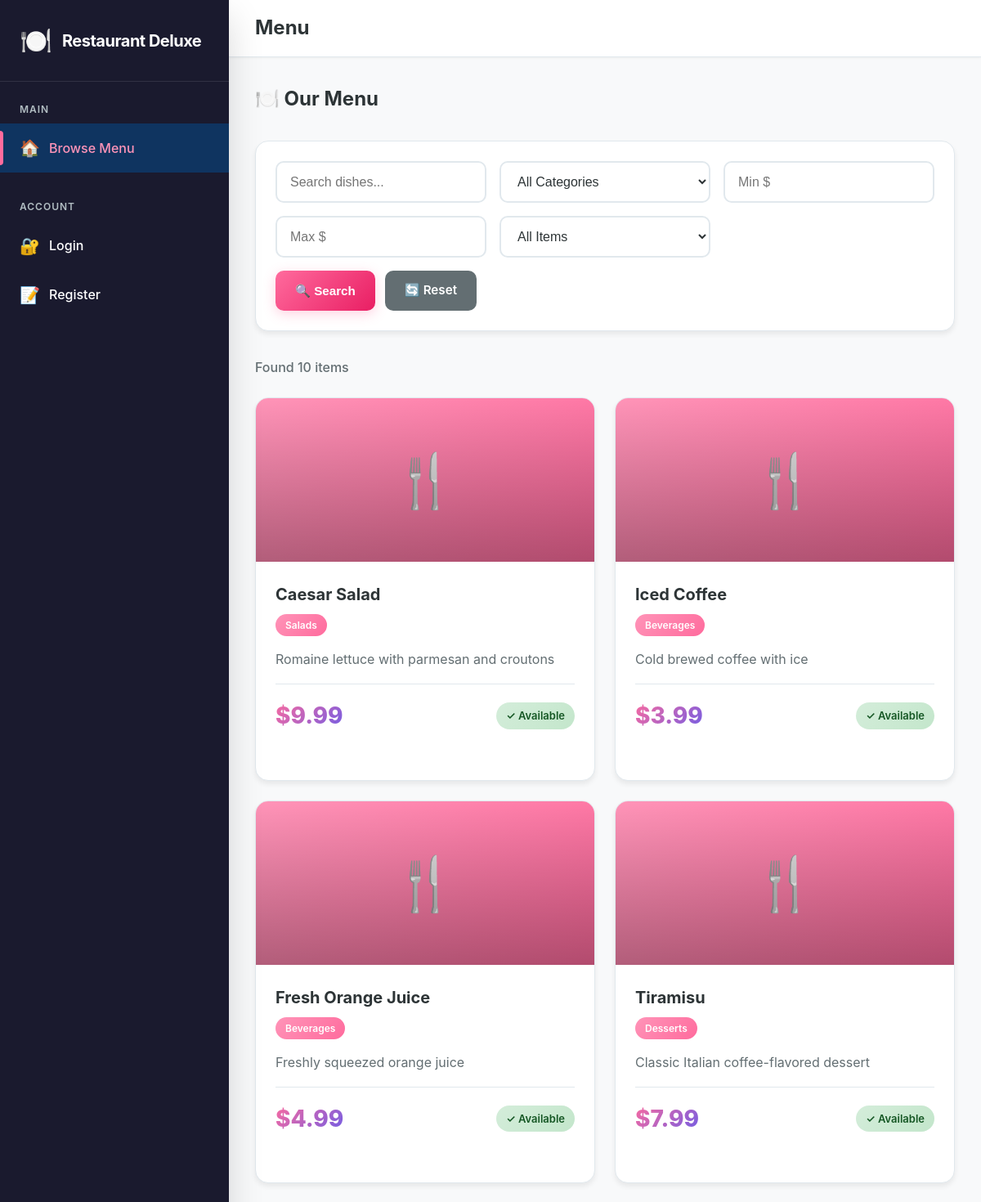
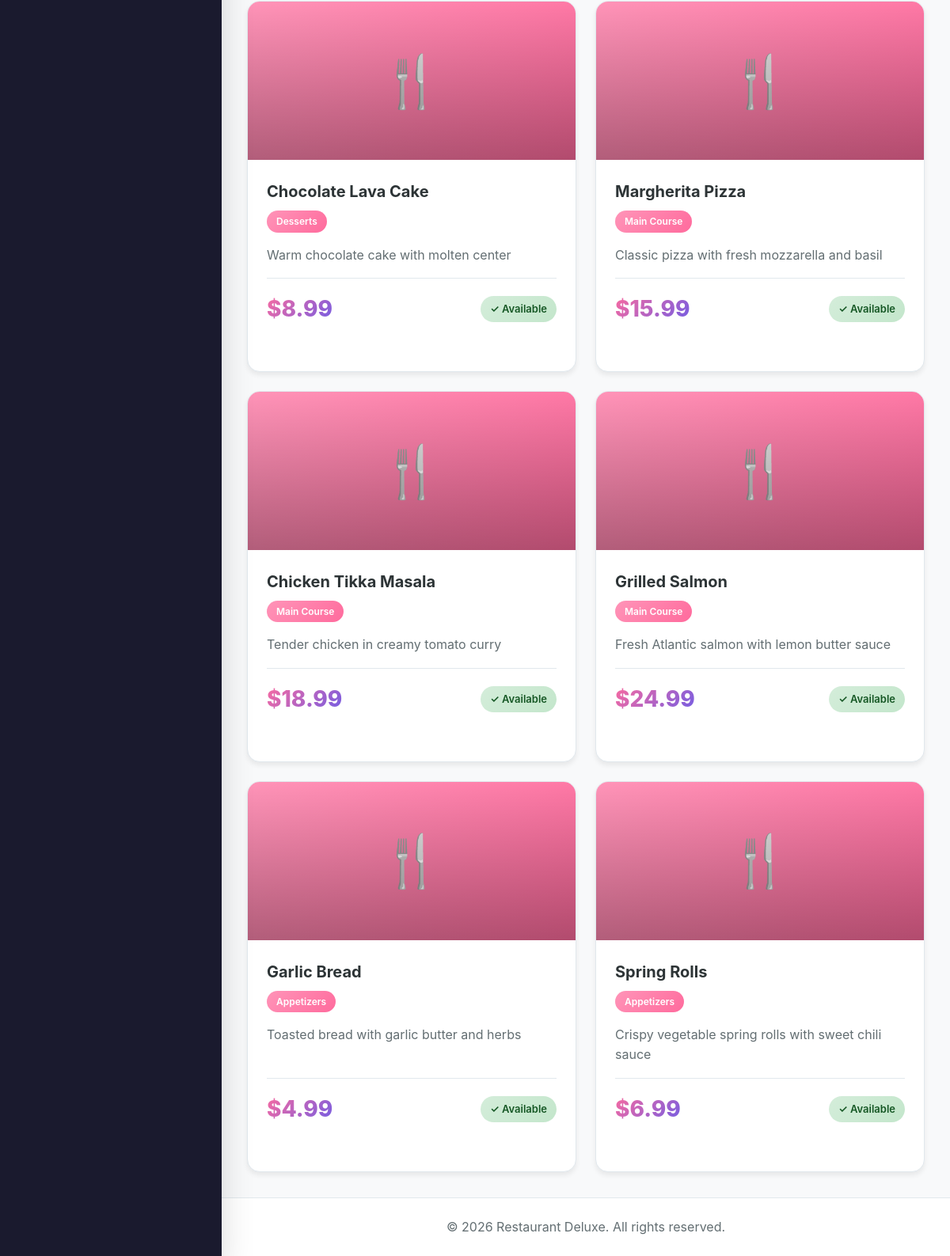
The page /public/index.php on the database its author committed (2 pictures, top to bottom).
### tables this page shows
CREATE TABLE IF NOT EXISTS menu_items (
    id INT AUTO_INCREMENT PRIMARY KEY,
    category_id INT NOT NULL,
    name VARCHAR(150) NOT NULL,
    description TEXT,
    price DECIMAL(10, 2) NOT NULL,
    cuisine VARCHAR(50),
    availability TINYINT(1) DEFAULT 1,
    image_url VARCHAR(255),
    created_at TIMESTAMP DEFAULT CURRENT_TIMESTAMP,
    updated_at TIMESTAMP DEFAULT CURRENT_TIMESTAMP ON UPDATE CURRENT_TIMESTAMP,
    FOREIGN KEY (category_id) REFERENCES categories(id) ON DELETE CASCADE,
    INDEX idx_category (category_id),
    INDEX idx_availability (availability)
);

CREATE TABLE IF NOT EXISTS categories (
    id INT AUTO_INCREMENT PRIMARY KEY,
    name VARCHAR(100) NOT NULL,
    description TEXT,
    created_at TIMESTAMP DEFAULT CURRENT_TIMESTAMP
);

### includes/functions.php (called while the page is built, shortened)
<?php
function escape($data) {
    return htmlspecialchars($data, ENT_QUOTES, 'UTF-8');
}
function isLoggedIn() {
    return isset($_SESSION['user_id']);
}
function formatPrice($price) {
    return '$' . number_format($price, 2);
}

### public/index.php (the view, shortened to what this page needs)
<?php
require_once '../config/db.php';
require_once '../includes/functions.php';
$pageTitle = 'Menu';
$sql = "SELECT menu_items.*, categories.name AS category_name
        FROM menu_items
        JOIN categories ON menu_items.category_id = categories.id
        WHERE 1=1";
$params = [];
$sql .= " ORDER BY menu_items.id DESC";
try {
    $stmt = $pdo->prepare($sql);
    $stmt->execute($params);
    $items = $stmt->fetchAll();
} catch (PDOException $e) {
    error_log($e->getMessage());
    $items = [];
    $categories = [];
}
include '../includes/header.php';
?>
<h2 style="margin-bottom: 2rem;">🍽️ Our Menu</h2>
<div class="search-form">
    <form method="GET">
        <div class="form-row">
            <input type="text" name="keyword" placeholder="Search dishes..." value="<?= escape($_GET['keyword'] ?? '') ?>">
            <select name="category_id">
                <option value="">All Categories</option>
            </select>
            <input type="number" name="min_price" placeholder="Min $" step="0.01" value="<?= escape($_GET['min_price'] ?? '') ?>">
            <input type="number" name="max_price" placeholder="Max $" step="0.01" value="<?= escape($_GET['max_price'] ?? '') ?>">
            <select name="availability">
                <option value="">All Items</option>
            </select>
        </div>
        <div class="btn-group">
            <button type="submit" class="btn btn-primary">🔍 Search</button>
            <a href="index.php" class="btn btn-secondary">🔄 Reset</a>
        </div>
    </form>
</div>
<?php if (empty($items)): ?>
    <div class="empty-state">
        <div class="empty-icon">🍽️</div>
        <p>No menu items found.</p>
        <a href="index.php" class="btn btn-primary">View All</a>
    </div>
<?php else: ?>
    <p class="results-count">Found <?= count($items) ?> item<?= count($items) != 1 ? 's' : '' ?></p>
    <div class="menu-grid">
        <?php foreach ($items as $item): ?>
            <div class="menu-card">
                <div class="menu-card-image">
                    🍴
                </div>
                <div class="menu-card-content">
                    <h3><?= escape($item['name']) ?></h3>
                    <div class="category"><?= escape($item['category_name']) ?></div>
                    <?php if ($item['description']): ?>
                        <p><?= escape($item['description']) ?></p>
                    <?php endif; ?>
                    <div class="price-status">
                        <span class="price"><?= formatPrice($item['price']) ?></span>
                        <span class="badge <?= $item['availability'] ? 'badge-success' : 'badge-danger' ?>">
                            <?= $item['availability'] ? '✓ Available' : '✗ Unavailable' ?>
                        </span>
                    </div>
                </div>
            </div>
        <?php endforeach; ?>
    </div>
<?php endif; ?>
<?php include '../includes/footer.php'; ?>

### includes/header.php (shortened to what this page needs)
<?php
require_once __DIR__ . '/../includes/functions.php';
?>
<!DOCTYPE html>
<html lang="en">
<head>
    <link rel="stylesheet" href="assets/css/style.css">
</head>
<body>
    <aside class="sidebar" id="sidebar">
        <div class="sidebar-header">
            <div class="logo">
                <span class="logo-icon">🍽️</span>
                <h1>Restaurant Deluxe</h1>
            </div>
        </div>
        <nav class="sidebar-nav">
            <div class="nav-section">
                <span class="nav-section-title">Main</span>
                <a href="index.php" class="nav-item <?= basename($_SERVER['PHP_SELF']) == 'index.php' ? 'active' : '' ?>">
                    <span class="nav-icon">🏠</span>
                    <span class="nav-text">Browse Menu</span>
                </a>
            </div>
            <div class="nav-section">
                <span class="nav-section-title">Account</span>
                <?php if (isLoggedIn()): ?>
                    <a href="logout.php" class="nav-item">
                        <span class="nav-icon">🚪</span>
                        <span class="nav-text">Logout</span>
                    </a>
                <?php else: ?>
                    <a href="login.php" class="nav-item <?= basename($_SERVER['PHP_SELF']) == 'login.php' ? 'active' : '' ?>">
                        <span class="nav-icon">🔐</span>
                        <span class="nav-text">Login</span>
                    </a>
                    <a href="register.php" class="nav-item <?= basename($_SERVER['PHP_SELF']) == 'register.php' ? 'active' : '' ?>">
                        <span class="nav-icon">📝</span>
                        <span class="nav-text">Register</span>
                    </a>
                <?php endif; ?>
            </div>
        </nav>
    </aside>
    <div class="main-wrapper">
        <header class="topbar">
            <div class="topbar-left">
                <h2 class="page-title"><?= isset($pageTitle) ? escape($pageTitle) : 'Dashboard' ?></h2>
            </div>
        </header>
        <main class="main-content">

### includes/footer.php (shortened to what this page needs)
        </main>
        <footer class="footer">
            <p>&copy; <?= date('Y') ?> Restaurant Deluxe. All rights reserved.</p>
        </footer>
    </div>
</body>
</html>

### rows shown on the page
menu_items: name "Caesar Salad", category.name "Salads", description "Romaine lettuce with parmesan and croutons", price "$9.99", availability "✓ Available"
menu_items: name "Iced Coffee", category.name "Beverages", description "Cold brewed coffee with ice", price "$3.99", availability "✓ Available"
menu_items: name "Fresh Orange Juice", category.name "Beverages", description "Freshly squeezed orange juice", price "$4.99", availability "✓ Available"
menu_items: name "Tiramisu", category.name "Desserts", description "Classic Italian coffee-flavored dessert", price "$7.99", availability "✓ Available"
menu_items: name "Chocolate Lava Cake", category.name "Desserts", description "Warm chocolate cake with molten center", price "$8.99", availability "✓ Available"
menu_items: name "Margherita Pizza", category.name "Main Course", description "Classic pizza with fresh mozzarella and basil", price "$15.99", availability "✓ Available"
menu_items: name "Chicken Tikka Masala", category.name "Main Course", description "Tender chicken in creamy tomato curry", price "$18.99", availability "✓ Available"
menu_items: name "Grilled Salmon", category.name "Main Course", description "Fresh Atlantic salmon with lemon butter sauce", price "$24.99", availability "✓ Available"
menu_items: name "Garlic Bread", category.name "Appetizers", description "Toasted bread with garlic butter and herbs", price "$4.99", availability "✓ Available"
menu_items: name "Spring Rolls", category.name "Appetizers", description "Crispy vegetable spring rolls with sweet chili sauce", price "$6.99", availability "✓ Available"

### other values the page prints
$pageTitle "Menu"
count($items) "10"
